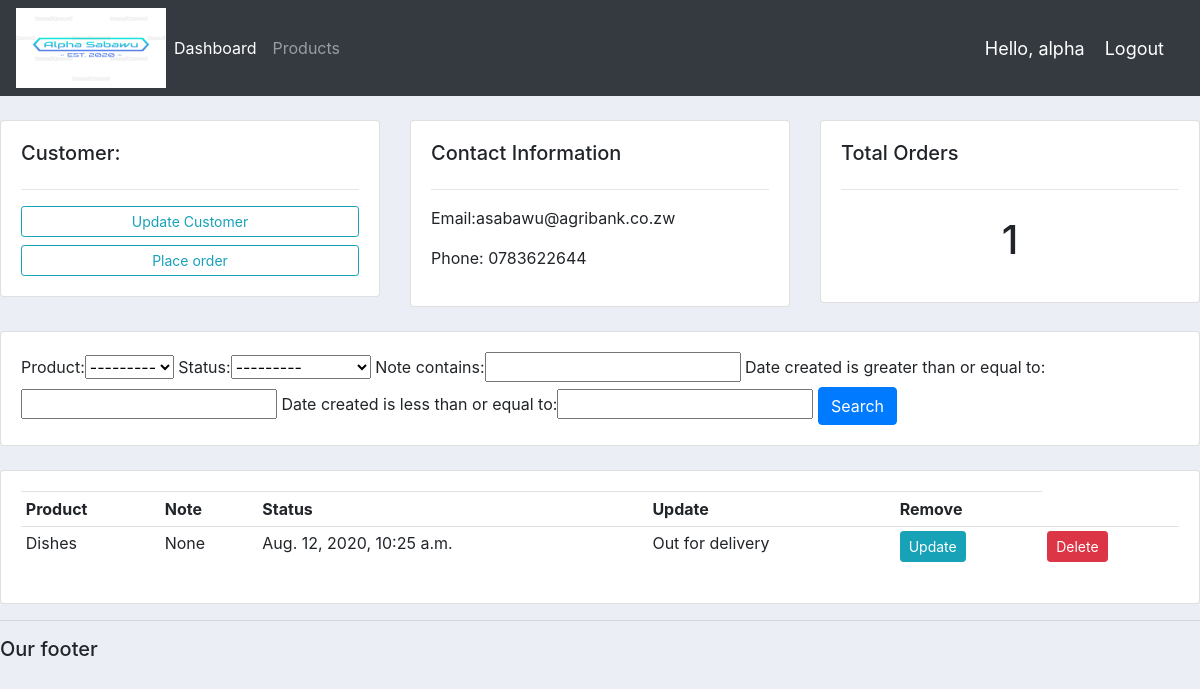
The app's page /customer/1/ (signed in) with its own data.
### accounts/models.py (models this page shows, shortened)
class Customer(models.Model):
    user = models.OneToOneField(User, null=True, blank=True, on_delete=models.CASCADE)
    name = models.CharField(max_length=200, null=True)
    phone = models.CharField(max_length=200, null=True)
    email = models.CharField(max_length=200, null=True)
    profile_pic = models.ImageField(default='blank_profile.png', null=True, blank=True)
    date_created = models.DateTimeField(auto_now_add=True, null=True)

class Order(models.Model):
    STATUS = (
        ('Pending', 'Pending'),
        ('Out for delivery', 'Out for delivery'),
        ('Delivered', 'Delivered'),
    )
    customer = models.ForeignKey(Customer, null=True, on_delete=models.SET_NULL)
    product = models.ForeignKey(Product, null=True, on_delete=models.SET_NULL)
    date_created = models.DateTimeField(auto_now_add=True, null=True)
    status = models.CharField(max_length=200, null=True, choices=STATUS)
    note = models.CharField(max_length=1000, null=True)

class Product(models.Model):
    CATEGORY = (
        ('Indoor', 'Indoor'),
        ('Out Door', 'Out Door')
    )
    name = models.CharField(max_length=200)
    price = models.FloatField(null=True)
    category = models.CharField(max_length=200, null=True, choices=CATEGORY)
    description = models.CharField(max_length=200, null=True, blank=True)
    dated_created = models.DateTimeField(auto_now_add=True, null=True)
    tags = models.ManyToManyField(Tag)
    def __str__(self):
        return self.name

### accounts/decorators.py (the view)
        def wrapper_func(request, *args, **kwargs):
            group = None
            if request.user.groups.exists():
                group = request.user.groups.all()[0].name
            if group in allowed_roles:
                return view_func(request, *args, **kwargs)
            else:
                return HttpResponse('You are not authorised to view this page')

### accounts/views.py (called while the page is built)
@login_required(login_url='login')
@allowed_users(allowed_roles=['admin'])
def customer_view(request, pk):
    customer = Customer.objects.get(id=pk)
    orders = customer.order_set.all()
    order_count = orders.count()
    myFilter = OrderFilter(request.GET, queryset=orders)
    orders = myFilter.qs
    context = {
        'customer': customer,
        'orders': orders,
        'order_count': order_count,
        'myFilter': myFilter,
    }
    return render(request, 'accounts/customer.html', context)

### accounts/templates/accounts/customer.html
{% extends 'accounts/main.html' %}
{% block content %}
    <br>
    <div class="row">
        <div class="col-md">
            <div class="card card-body">
                <h5>Customer:</h5>
                <hr>
                <a class="btn btn-outline-info btn-sm btn-block" href="">Update Customer</a>
                <a class="btn btn-outline-info btn-sm btn-block" href="{% url 'create_order' customer.id %}">Place order </a>
            </div>
        </div>
        <div class="col-md">
            <div class="card card-body">
                <h5>Contact Information</h5>
                <hr>
                <p>Email:{{ customer.email }}</p>
                <p>Phone: {{ customer.phone }}</p>
            </div>
        </div>
        <div class="col-md">
            <div class="card card-body">
                <h5>Total Orders</h5>
                <hr>
                <h1 style="text-align: center ; padding: 10px">{{ order_count }}</h1>
            </div>
        </div>
    </div>
    <br>
    <div class="row">
        <div class="col">
            <div class="card card-body">
                <form method="get">
                    {{ myFilter.form }}
                    <button class="btn btn-primary" type="submit">Search</button>
                </form>
            </div>
        </div>
    </div>
    <br>
    <div class="row">
        <div class="col-md">
            <div class="card card-body">
                <table class="table table-sm">
                    <tr>
                        <th>Product</th>
                        <th>Note</th>
                        <th>Status</th>
                        <th>Update</th>
                        <th>Remove</th>
                    </tr>
                    <tr>
                         {% for order in orders %}
                            <td>{{ order.product }}</td>
                            <td>{{ order.note }}</td>
                            <td>{{ order.date_created }}</td>
                            <td>{{ order.status }}</td>
                            <td><a class="btn btn-sm btn-info " href="{% url 'update_order' order.id %}">Update</a> </td>
                            <td><a class="btn btn-sm btn-danger " href="{% url 'delete_order' order.id %}">Delete</a> </td>
                    {% endfor %}
                    </tr>
                </table>
            </div>
        </div>
    </div>
{% endblock %}

### accounts/templates/accounts/navbar.html (shortened to what this page needs)
{% load static %}
<nav class="navbar navbar-expand-lg navbar-dark bg-dark">
  <img src="{% static 'images/alpha.png' %}" width="150" height="80">
  <div class="collapse navbar-collapse" id="navbarNav">
    <ul class="navbar-nav">
      {% if request.user.is_staff %}
          <li class="nav-item active">
            <a class="nav-link" href="{% url 'home' %}">Dashboard </a>
          </li>
          <li class="nav-item">
            <a class="nav-link" href="{% url 'products' %}">Products</a>
          </li>
        {% else %}
            <li class="nav-item">
                <a class="nav-link" href="{% url 'account' %}">Settings</a>
            </li>
      {% endif %}
    </ul>
  </div>
  <span class="hello-msg">Hello, {{ request.user }}</span>
  <span><a class="hello-msg" href="{% url 'logout' %}">Logout</a></span>
</nav>

### static/css/main.css (style rules this page uses)
body { background-color: #ebeff5; }

### accounts/templates/accounts/navbar.html (style rules this page uses)
.hello-msg { font-size: 18px; color: #fff; margin-right: 20px; }

### records on screen
Customer: email "asabawu@agribank.co.zw", phone "0783622644"
Order: product "Dishes", note "None", date_created "Aug. 12, 2020, 10:25 a.m.", status "Out for delivery"

### other values on screen
{{ request.user }} "alpha"
{{ order_count }} "1"
